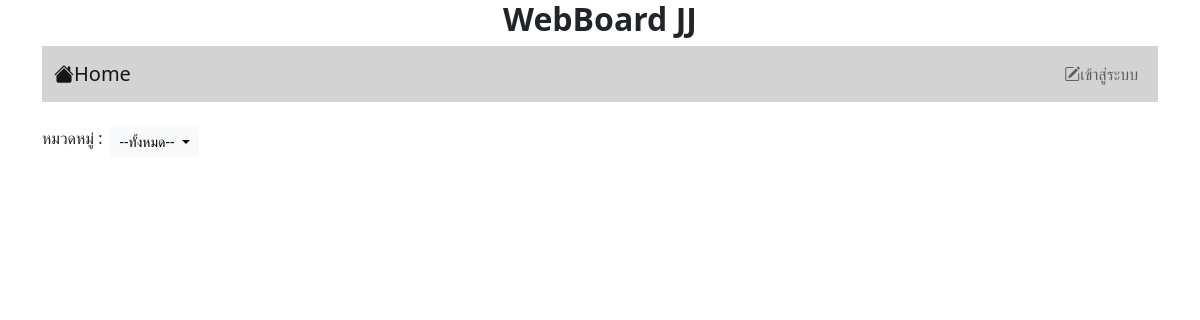
Before: /index.php?id=0 with the older database file.
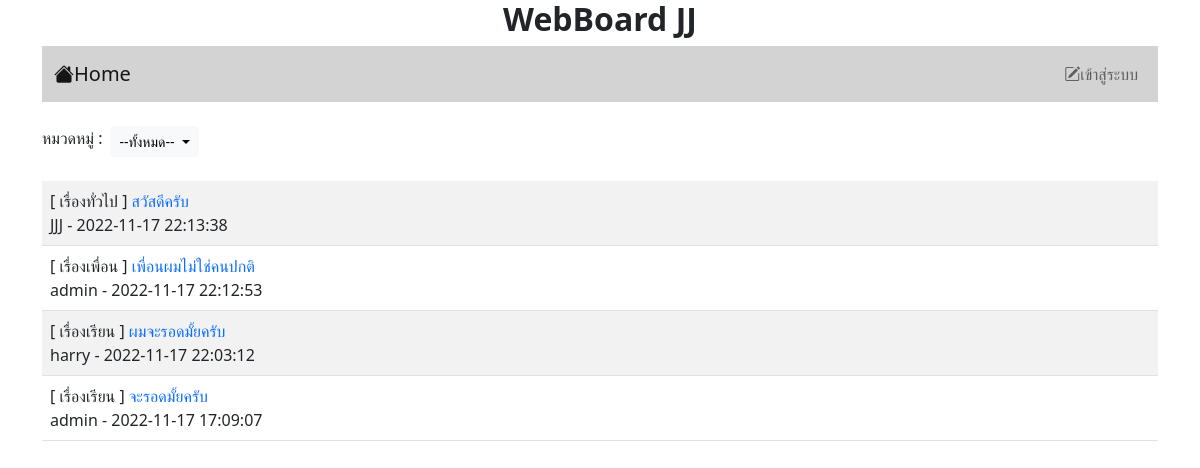
After: the same page with the newer database file.
### tables this page shows
CREATE TABLE `post` (
  `id` int(11) NOT NULL,
  `title` varchar(128) NOT NULL,
  `content` varchar(2048) NOT NULL,
  `post_date` datetime NOT NULL,
  `cat_id` int(11) NOT NULL,
  `user_id` int(11) NOT NULL
);

CREATE TABLE `category` (
  `id` int(11) NOT NULL,
  `name` varchar(32) NOT NULL
);

CREATE TABLE `user` (
  `id` int(11) NOT NULL,
  `login` varchar(32) NOT NULL,
  `password` varchar(64) NOT NULL,
  `name` varchar(64) NOT NULL,
  `gender` char(1) NOT NULL,
  `email` varchar(32) NOT NULL,
  `role` char(1) NOT NULL
);

### index.php (the view, shortened to what this page needs)
<?php
    if(!isset($_GET['id'])){
        header("Location:index.php?id=0");
    }
    else{
        $id= $_GET['id'];
    }
?>
<!DOCTYPE html>
<html lang="en">
<head>
    <link href="https://cdn.jsdelivr.net/npm/bootstrap@5.2.2/dist/css/bootstrap.min.css" rel="stylesheet">
    <link rel="stylesheet" href="https://cdn.jsdelivr.net/npm/bootstrap-icons@1.9.1/font/bootstrap-icons.css">
</head>
<?php
    if(!isset($_SESSION['id'])){
?>
<body>
    <div class="container" >
    <H1 style="font-size: 200%"><center><b> WebBoard JJ </b></center></H1>
    <?php include "nav.php" ?>
    <br>
    <?php
    $conn = new PDO("mysql:host=localhost;dbname=webboard;charset=utf8","root","");
    ?>
    <div class="d-flex">
        <div class="input-group">
            <label>หมวดหมู่ : </label>
            <span class="dropdown ms-2">
            <button class="btn btn-light dropdown-toggle btn-sm "
            type="button" id="button2" data-bs-toggle="dropdown"
            aria-expanded="false">
                <?php
                if($id != 0)
                foreach($conn->query("SELECT name FROM category WHERE id = $id") as $row){
                     echo $row['0'];
                }else{echo '--ทั้งหมด--';}
                ?>
            </button>
            </span>
        </div>
    </div>
    <br>
    <table class="table table-striped">
    <?php
        $conn = new PDO("mysql:host=localhost;dbname=webboard;charset=utf8","root","");
        $conn -> exec("SET CHARACTER SET utf8");
        if($id != 0){
            $data = $conn->query("SELECT p.id,p.title,p.content,p.post_date ,c.name,u.name FROM post p , user u , category c WHERE p.cat_id = c.id AND c.id = $id AND p.user_id = u.id order by p.id DESC;");
        }else{
            $data = $conn->query("SELECT p.id,p.title,p.content,p.post_date ,c.name,u.name FROM post p , user u , category c WHERE p.cat_id = c.id AND p.user_id = u.id order by p.id DESC;");
        }
        if($data !== false){
            while($row = $data->fetch()){
               echo "<tr><td>";
               echo "[ ".$row['4']." ] ";
               echo "<a href=\"post.php?id=".$row['0']."\" style=text-decoration:none>";
               echo $row['1']."</a>";
               echo "<br>";
               echo $row['5']." - " . $row['3'];
               echo "</td></tr>";
            }
        }
    ?>
    </table>
    </div>
</body>
<?php
    }
?>
</html>

### nav.php (shortened to what this page needs)
<?php
    if(!isset($_SESSION['id'])){
?>
<nav class="navbar navbar-expand-lg navbar-light" style="background-color: #d3d3d3;">
    <div class="container-fluid">
        <a href="index.php" class="navbar-brand">
            <i class="bi bi-house-fill"></i>Home
        </a>
        <ul class="navbar-nav">
            <li class="nav-item">
                <a href="login.php" class="nav-link"><i class="bi bi-pencil-square"></i>เข้าสู่ระบบ</a>
            </li>
        </ul>
    </div>
</nav>
<?php
  }
?>

Changed rows visible on the page:
added post: category.name "เรื่องทั่วไป", title "สวัสดีครับ", user.name "JJJ", post_date "2022-11-17 22:13:38"
added post: category.name "เรื่องเพื่อน", title "เพื่อนผมไม่ใช่คนปกติ", user.name "admin", post_date "2022-11-17 22:12:53"
added post: category.name "เรื่องเรียน", title "ผมจะรอดมั้ยครับ", user.name "harry", post_date "2022-11-17 22:03:12"
added post: category.name "เรื่องเรียน", title "จะรอดมั้ยครับ", user.name "admin", post_date "2022-11-17 17:09:07"
